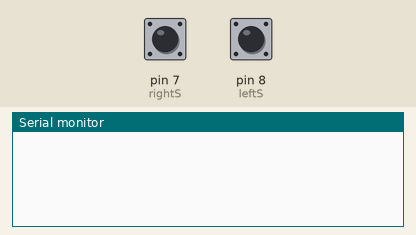
Recording of a sketch running on a simulated Arduino Uno, built with avr-gcc and run on an emulated ATmega328P. Shown: the last lines printed to the serial monitor. The test bench sets the inputs (shaded band); at power-on: pin 7 (rightS) LOW, pin 8 (leftS) LOW.

Above: at 1.2 s.
1.3 s: pin 7 (rightS) pulled HIGH for 0.15 s
At 2.0 s:
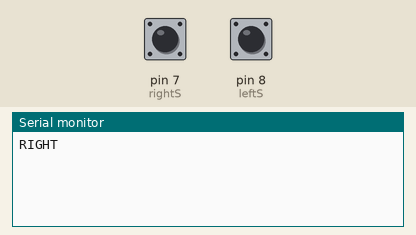
2.9 s: pin 8 (leftS) pulled HIGH for 0.15 s
At 3.2 s:
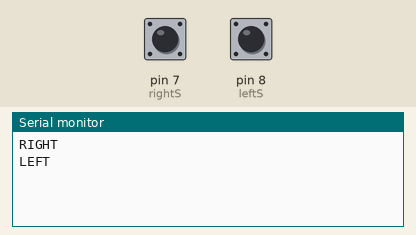

Measured:
- after the input at 1.3 s, the serial monitor: prints a new line at once (image 1)
- after the input at 2.9 s, the serial monitor: prints a new line at once (image 2)

The sketch:

Switch.ino
```cpp
const int rightS = 7;
const int leftS = 8;
int current = 0;
int last = 0;
void setup() {
  // put your setup code here, to run once:
  Serial.begin(9600);
  pinMode(rightS, INPUT);
  pinMode(leftS, INPUT);
}

void loop() {
  // put your main code here, to run repeatedly:
  if (digitalRead(rightS) == HIGH && last != rightS)
  {
    current = rightS;
    Serial.println("RIGHT");
  }
  else if (digitalRead(leftS) == HIGH && last != leftS)
  {
    current = leftS;
    Serial.println("LEFT");
  }
  last = current;
}
```
